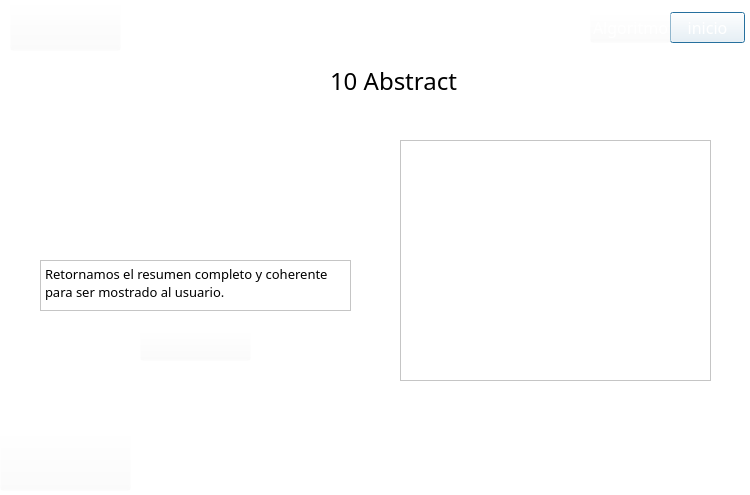
<?xml version="1.0" encoding="UTF-8"?>
<ui version="4.0">
 <class>Dialog</class>
 <widget class="QDialog" name="Dialog">
  <property name="geometry">
   <rect>
    <x>0</x>
    <y>0</y>
    <width>750</width>
    <height>495</height>
   </rect>
  </property>
  <property name="minimumSize">
   <size>
    <width>750</width>
    <height>495</height>
   </size>
  </property>
  <property name="maximumSize">
   <size>
    <width>750</width>
    <height>495</height>
   </size>
  </property>
  <property name="font">
   <font>
    <weight>75</weight>
    <bold>true</bold>
   </font>
  </property>
  <property name="windowTitle">
   <string>Paso 10</string>
  </property>
  <property name="styleSheet">
   <string notr="true">background-color: rgb(255, 255, 255, 255);</string>
  </property>
  <widget class="QPushButton" name="inicio">
   <property name="geometry">
    <rect>
     <x>670</x>
     <y>12</y>
     <width>75</width>
     <height>31</height>
    </rect>
   </property>
   <property name="font">
    <font>
     <family>Sylfaen</family>
     <pointsize>12</pointsize>
    </font>
   </property>
   <property name="cursor">
    <cursorShape>PointingHandCursor</cursorShape>
   </property>
   <property name="styleSheet">
    <string notr="true">background-color: rgb(255, 255, 255, 0);
font: 12pt &quot;Sylfaen&quot;;
color: rgb(255, 255, 255);</string>
   </property>
   <property name="text">
    <string>inicio</string>
   </property>
  </widget>
  <widget class="QLabel" name="label_2">
   <property name="geometry">
    <rect>
     <x>0</x>
     <y>-2</y>
     <width>751</width>
     <height>51</height>
    </rect>
   </property>
   <property name="text">
    <string/>
   </property>
   <property name="pixmap">
    <pixmap>../Images/header.png</pixmap>
   </property>
  </widget>
  <widget class="QPushButton" name="pushButton">
   <property name="geometry">
    <rect>
     <x>0</x>
     <y>430</y>
     <width>131</width>
     <height>61</height>
    </rect>
   </property>
   <property name="styleSheet">
    <string notr="true">background-color: rgb(255, 255, 255, 0);
font: 12pt &quot;Sylfaen&quot;;
color: rgb(255, 255, 255);</string>
   </property>
   <property name="text">
    <string/>
   </property>
   <property name="icon">
    <iconset>
     <normaloff>../Images/marca_UTP.png</normaloff>../Images/marca_UTP.png</iconset>
   </property>
   <property name="iconSize">
    <size>
     <width>125</width>
     <height>125</height>
    </size>
   </property>
  </widget>
  <widget class="QLabel" name="label">
   <property name="geometry">
    <rect>
     <x>330</x>
     <y>60</y>
     <width>131</width>
     <height>41</height>
    </rect>
   </property>
   <property name="font">
    <font>
     <family>Sylfaen</family>
     <pointsize>18</pointsize>
     <weight>9</weight>
     <italic>false</italic>
     <bold>false</bold>
    </font>
   </property>
   <property name="styleSheet">
    <string notr="true">font: 75 18pt &quot;Sylfaen&quot;;</string>
   </property>
   <property name="text">
    <string>10 Abstract</string>
   </property>
  </widget>
  <widget class="QPushButton" name="ver">
   <property name="geometry">
    <rect>
     <x>140</x>
     <y>330</y>
     <width>111</width>
     <height>31</height>
    </rect>
   </property>
   <property name="font">
    <font>
     <family>Sylfaen</family>
     <pointsize>12</pointsize>
     <weight>50</weight>
     <italic>false</italic>
     <bold>false</bold>
    </font>
   </property>
   <property name="styleSheet">
    <string notr="true">background-color: rgb(255, 255, 255, 0);
font: 12pt &quot;Sylfaen&quot;;
color: rgb(255, 255, 255);</string>
   </property>
   <property name="text">
    <string/>
   </property>
   <property name="icon">
    <iconset>
     <normaloff>../Images/BotonesPasos/ResumenBtn.png</normaloff>../Images/BotonesPasos/ResumenBtn.png</iconset>
   </property>
   <property name="iconSize">
    <size>
     <width>110</width>
     <height>100</height>
    </size>
   </property>
  </widget>
  <widget class="QPushButton" name="logo">
   <property name="geometry">
    <rect>
     <x>10</x>
     <y>0</y>
     <width>111</width>
     <height>51</height>
    </rect>
   </property>
   <property name="font">
    <font>
     <family>Sylfaen</family>
     <pointsize>12</pointsize>
    </font>
   </property>
   <property name="cursor">
    <cursorShape>PointingHandCursor</cursorShape>
   </property>
   <property name="styleSheet">
    <string notr="true">background-color: rgb(255, 255, 255, 0);
font: 12pt &quot;Sylfaen&quot;;
color: rgb(255, 255, 255);</string>
   </property>
   <property name="text">
    <string/>
   </property>
   <property name="icon">
    <iconset>
     <normaloff>../Images/logo.png</normaloff>../Images/logo.png</iconset>
   </property>
   <property name="iconSize">
    <size>
     <width>120</width>
     <height>120</height>
    </size>
   </property>
  </widget>
  <widget class="QTextEdit" name="contenedor">
   <property name="geometry">
    <rect>
     <x>400</x>
     <y>140</y>
     <width>311</width>
     <height>241</height>
    </rect>
   </property>
   <property name="font">
    <font>
     <family>Sylfaen</family>
     <pointsize>11</pointsize>
    </font>
   </property>
   <property name="styleSheet">
    <string notr="true"/>
   </property>
   <property name="readOnly">
    <bool>true</bool>
   </property>
   <property name="html">
    <string>&lt;!DOCTYPE HTML PUBLIC &quot;-//W3C//DTD HTML 4.0//EN&quot; &quot;http://www.w3.org/TR/REC-html40/strict.dtd&quot;&gt;
&lt;html&gt;&lt;head&gt;&lt;meta name=&quot;qrichtext&quot; content=&quot;1&quot; /&gt;&lt;style type=&quot;text/css&quot;&gt;
p, li { white-space: pre-wrap; }
&lt;/style&gt;&lt;/head&gt;&lt;body style=&quot; font-family:'Sylfaen'; font-size:11pt; font-weight:400; font-style:normal;&quot;&gt;
&lt;p style=&quot;-qt-paragraph-type:empty; margin-top:0px; margin-bottom:0px; margin-left:0px; margin-right:0px; -qt-block-indent:0; text-indent:0px;&quot;&gt;&lt;br /&gt;&lt;/p&gt;&lt;/body&gt;&lt;/html&gt;</string>
   </property>
  </widget>
  <widget class="QPushButton" name="algoritmo">
   <property name="geometry">
    <rect>
     <x>590</x>
     <y>12</y>
     <width>81</width>
     <height>31</height>
    </rect>
   </property>
   <property name="font">
    <font>
     <family>Sylfaen</family>
     <pointsize>12</pointsize>
    </font>
   </property>
   <property name="cursor">
    <cursorShape>PointingHandCursor</cursorShape>
   </property>
   <property name="styleSheet">
    <string notr="true">background-color: rgb(255, 255, 255, 0);
font: 12pt &quot;Sylfaen&quot;;
color: rgb(255, 255, 255);</string>
   </property>
   <property name="text">
    <string>Algoritmo</string>
   </property>
  </widget>
  <widget class="QLabel" name="label_16">
   <property name="geometry">
    <rect>
     <x>40</x>
     <y>220</y>
     <width>311</width>
     <height>29</height>
    </rect>
   </property>
   <property name="text">
    <string/>
   </property>
   <property name="pixmap">
    <pixmap>../Images/Algoritmo/a9.PNG</pixmap>
   </property>
  </widget>
  <widget class="QPlainTextEdit" name="plainTextEdit_10">
   <property name="enabled">
    <bool>true</bool>
   </property>
   <property name="geometry">
    <rect>
     <x>40</x>
     <y>260</y>
     <width>311</width>
     <height>51</height>
    </rect>
   </property>
   <property name="font">
    <font>
     <family>Sylfaen</family>
     <pointsize>10</pointsize>
     <kerning>true</kerning>
    </font>
   </property>
   <property name="cursor" stdset="0">
    <cursorShape>ArrowCursor</cursorShape>
   </property>
   <property name="toolTip">
    <string/>
   </property>
   <property name="layoutDirection">
    <enum>Qt::LeftToRight</enum>
   </property>
   <property name="autoFillBackground">
    <bool>false</bool>
   </property>
   <property name="styleSheet">
    <string notr="true"/>
   </property>
   <property name="undoRedoEnabled">
    <bool>true</bool>
   </property>
   <property name="readOnly">
    <bool>true</bool>
   </property>
   <property name="plainText">
    <string>Retornamos el resumen completo y coherente para ser mostrado al usuario.</string>
   </property>
   <property name="backgroundVisible">
    <bool>false</bool>
   </property>
   <property name="centerOnScroll">
    <bool>false</bool>
   </property>
  </widget>
  <zorder>label_2</zorder>
  <zorder>inicio</zorder>
  <zorder>pushButton</zorder>
  <zorder>label</zorder>
  <zorder>ver</zorder>
  <zorder>logo</zorder>
  <zorder>contenedor</zorder>
  <zorder>algoritmo</zorder>
  <zorder>label_16</zorder>
  <zorder>plainTextEdit_10</zorder>
 </widget>
 <resources/>
 <connections/>
</ui>
